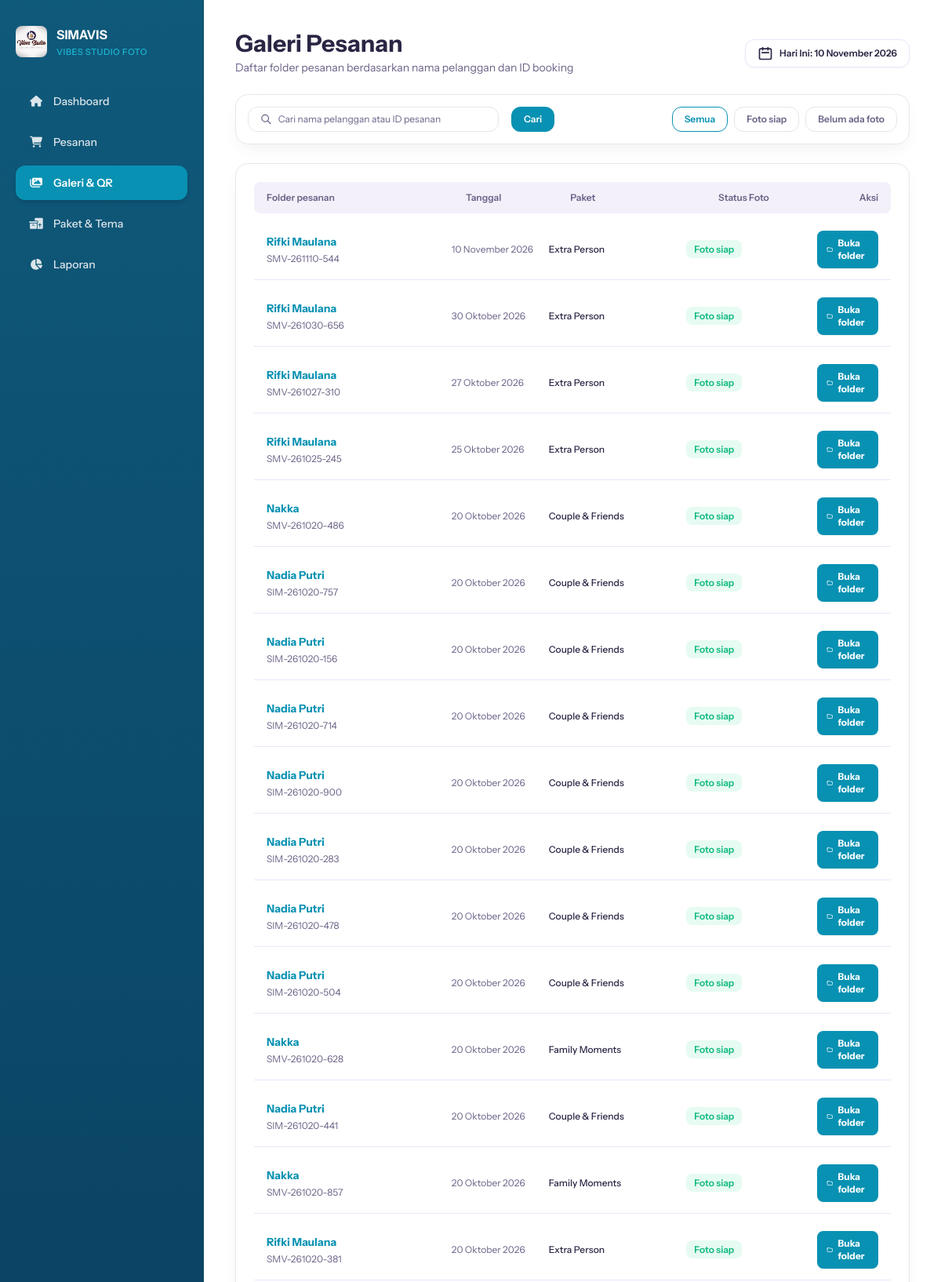
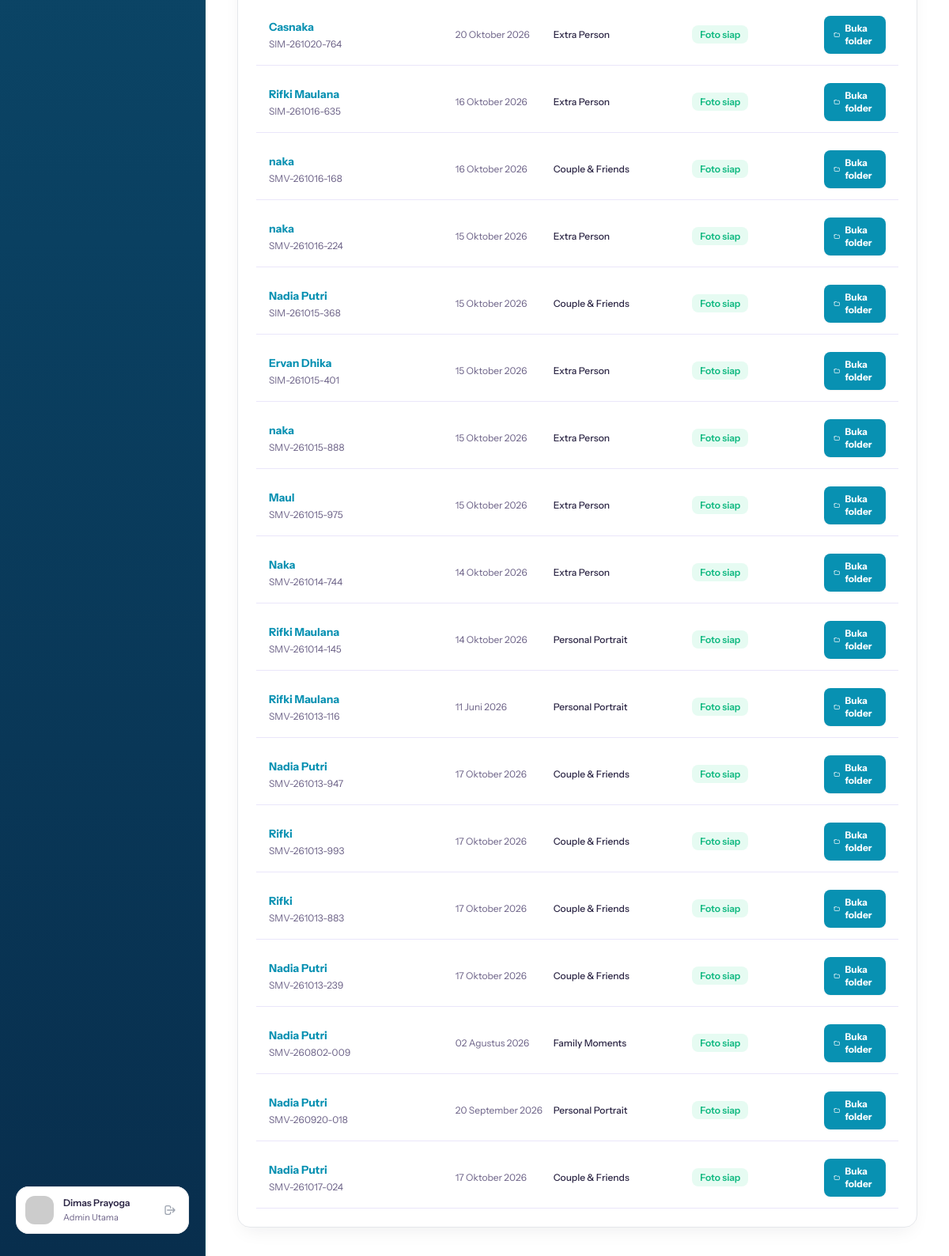
Page /staf/galeri.php on the committed database (2 pictures, top to bottom).
### tables this page shows
CREATE TABLE `booking` (
  `id` int(11) NOT NULL,
  `id_pelanggan` int(11) DEFAULT 1,
  `nama_lengkap` varchar(100) NOT NULL,
  `no_whatsapp` varchar(20) NOT NULL,
  `email` varchar(100) DEFAULT NULL,
  `jumlah_peserta` varchar(20) NOT NULL,
  `nama_paket` varchar(100) NOT NULL,
  `harga_paket` int(11) NOT NULL,
  `biaya_tambahan` int(11) DEFAULT 0,
  `total_harga` int(11) NOT NULL,
  `tanggal_sesi` date NOT NULL,
  `jam_sesi` varchar(50) NOT NULL,
  `kode_booking` varchar(50) NOT NULL,
  `status_pembayaran` varchar(50) DEFAULT 'Lunas',
  `status_sesi` enum('Mendatang','Selesai','Batal') DEFAULT 'Mendatang',
  `created_at` timestamp NOT NULL DEFAULT current_timestamp(),
  `rating` int(11) DEFAULT 0,
  `ulasan` text DEFAULT NULL
);

### staf/galeri.php (the view, shortened to what this page needs)
<?php
include '../koneksi.php';
function formatTanggalIndo($tanggal) {
    $bulan = [
        1 => 'Januari', 'Februari', 'Maret', 'April', 'Mei', 'Juni',
        'Juli', 'Agustus', 'September', 'Oktober', 'November', 'Desember'
    ];
    $split = explode('-', date('Y-m-d', strtotime($tanggal)));
    return $split[2] . ' ' . $bulan[(int)$split[1]] . ' ' . $split[0];
}
$search = isset($_GET['search']) ? mysqli_real_escape_string($conn, trim($_GET['search'])) : '';
$status_filter = isset($_GET['status']) ? $_GET['status'] : 'semua';
$query = "
    SELECT b.*,
           (SELECT COUNT(*) FROM album_foto a WHERE a.id_pelanggan = b.id_pelanggan) AS jumlah_foto_album
    FROM booking b
    WHERE 1=1
";
$query .= " ORDER BY b.id DESC";
$result = mysqli_query($conn, $query);
?>
<!DOCTYPE html>
<html lang="id">
<head>
  <link rel="stylesheet" href="https://cdnjs.cloudflare.com/ajax/libs/font-awesome/6.4.0/css/all.min.css">
  <script src="https://cdn.tailwindcss.com"></script>
</head>
<body class="bg-[#F8FAFC] flex h-screen w-screen overflow-hidden">
  <aside class="w-[260px] h-full flex-shrink-0 p-5 pt-8 pb-8 flex flex-col justify-between items-start border-r border-[#164E63]"
         style="background: linear-gradient(180deg, #0F597A 0%, #0A4061 60%, #082E4D 100%);">
    <div class="w-full flex flex-col justify-start items-start gap-8">
      <div class="flex justify-start items-center gap-3">
        <img src="../user/asset/logo.jpeg" alt="Logo SIMAVIS" class="w10 h-10 rounded-lg object-cover shadow-xs" />
        <div class="flex flex-col justify-start items-start gap-0.5">
          <div class="text-white text-base font-bold">SIMAVIS</div>
          <div class="text-[#22D3EE]/80 text-[11px] font-medium uppercase tracking-wider">Vibes Studio Foto</div>
        </div>
      </div>
      <nav class="w-full flex flex-col gap-2">
            <a href="dashboard.php" class="w-full px-4 py-3 rounded-xl flex justify-start items-center gap-3 text-white/85 hover:bg-white/10 transition-colors font-medium text-sm">
                <i class="fa-solid fa-house w-5 text-center"></i>
                <span class="flex-1">Dashboard</span>
            </a>
            <a href="pesanan.php" class="w-full px-4 py-3 rounded-xl flex justify-start items-center gap-3 text-white/85 hover:bg-white/10 transition-colors font-medium text-sm">
                <i class="fa-solid fa-cart-shopping w-5 text-center"></i>
                <span class="flex-1">Pesanan</span>
            </a>
            <a href="galeri.php" class="w-full px-4 py-3 bg-[#0891B2] rounded-xl flex justify-start items-center gap-3 text-white font-semibold text-sm shadow-md">
                <i class="fa-solid fa-images w-5 text-center"></i>
                <span class="flex-1">Galeri & QR</span>
            </a>
            <a href="paket.php" class="w-full px-4 py-3 rounded-xl flex justify-start items-center gap-3 text-white/85 hover:bg-white/10 transition-colors font-medium text-sm">
            <i class="fa-solid fa-boxes-packing w-5 text-center"></i>
            <span class="flex-1">Paket & Tema</span>
            </a>
            <a href="laporan.php" class="w-full px-4 py-3 rounded-xl flex justify-start items-center gap-3 text-white/85 hover:bg-white/10 transition-colors font-medium text-sm">
                <i class="fa-solid fa-chart-pie w-5 text-center"></i>
                <span class="flex-1">Laporan</span>
            </a>
        </nav>
    </div>
    <div class="w-full p-3 bg-white rounded-2xl outline outline-1 outline-[#E5E7EB] -outline-offset-1 flex justify-start items-center gap-3 shadow-sm">
      <img class="w-9 h-9 rounded-xl flex-shrink-0" src="https://placehold.co/36x36" alt="User Profile" />
      <div class="flex-1 flex flex-col justify-start items-start gap-0.5 min-w-0">
        <div class="text-[#2B2544] text-xs font-semibold truncate w-full"><?= htmlspecialchars($_SESSION['nama_staf'] ?? 'Dimas Prayoga'); ?></div>
        <div class="text-[#6C6287] text-[11px] font-normal truncate w-full">Admin Utama</div>
      </div>
      <a href="login.php" title="Keluar" class="p-1 text-gray-400 hover:text-red-500 transition-colors">
        <svg xmlns="http://www.w3.org/2000/svg" class="w-4 h-4" fill="none" viewBox="0 0 24 24" stroke="currentColor">
          <path stroke-linecap="round" stroke-linejoin="round" stroke-width="2" d="M17 16l4-4m0 0l-4-4m4 4H7m6 4v1a3 3 0 01-3 3H6a3 3 0 01-3-3V7a3 3 0 013-3h4a3 3 0 013 3v1" />
        </svg>
      </a>
    </div>
  </aside>
  <main class="flex-1 h-full flex flex-col min-w-0 overflow-hidden bg-white">
    <div class="flex-1 overflow-y-auto p-8 lg:p-10 flex flex-col gap-6 custom-scrollbar">
      <div class="flex justify-between items-center w-full">
        <div class="flex flex-col gap-1">
          <h1 class="text-[#2B2544] text-2xl lg:text-[30px] font-bold">Galeri Pesanan</h1>
          <p class="text-[#6C6287] text-sm font-normal">Daftar folder pesanan berdasarkan nama pelanggan dan ID booking</p>
        </div>
        <div class="flex items-center gap-3">
          <div class="px-4 py-2 bg-white shadow-sm rounded-xl outline outline-1 outline-[#EAE6FA] -outline-offset-1 flex items-center gap-2">
            <svg class="w-5 h-5 text-[#2B2544] shrink-0" fill="none" viewBox="0 0 24 24" stroke="currentColor">
                <path stroke-linecap="round" stroke-linejoin="round" stroke-width="2" d="M8 7V3m8 4V3m-9 8h10M5 21h14a2 2 0 002-2V7a2 2 0 00-2-2H5a2 2 0 00-2 2v12a2 2 0 002 2z"/>
            </svg>
            <span class="text-[#2B2544] text-xs font-semibold">Hari Ini: <?= formatTanggalIndo(date('Y-m-d')); ?></span>
          </div>
        </div>
      </div>
      <form method="GET" action="" class="p-4 bg-white shadow-[0px_10px_24px_-8px_rgba(15,23,42,0.08)] rounded-2xl outline outline-1 outline-[#E5E7EB] -outline-offset-1 flex flex-wrap justify-between items-center gap-4">
        <div class="flex items-center gap-4 flex-wrap">
          <div class="w-[320px] px-4 py-2 bg-white rounded-xl outline outline-1 outline-[#E5E7EB] -outline-offset-1 flex items-center gap-2">
            <svg class="w-4 h-4 text-[#6C6287]" fill="none" viewBox="0 0 24 24" stroke="currentColor"><path stroke-linecap="round" stroke-linejoin="round" stroke-width="2" d="M21 21l-6-6m2-5a7 7 0 11-14 0 7 7 0 0114 0z"/></svg>
            <input type="text" name="search" value="<?= htmlspecialchars($search); ?>" placeholder="Cari nama pelanggan atau ID pesanan" class="w-full text-xs text-[#2B2544] placeholder-[#6C6287] bg-transparent focus:outline-none" />
          </div>
          <button type="submit" class="px-4 py-2 bg-[#0891B2] text-white font-semibold text-xs rounded-xl shadow-sm hover:bg-[#06748f] transition-colors">
            Cari
          </button>
        </div>
        <div class="flex items-center gap-2">
          <a href="galeri.php?status=semua<?= !empty($search) ? '&search=' . urlencode($search) : ''; ?>"
             class="px-4 py-2 <?= ($status_filter === 'semua') ? 'bg-[#0891B2]/13 text-[#0891B2] outline-[#0891B2]' : 'bg-white text-[#6C6287] outline-[#E5E7EB] hover:bg-gray-50'; ?> font-semibold text-xs rounded-xl outline outline-1 -outline-offset-1 transition-colors">
             Semua
          </a>
          <a href="galeri.php?status=siap<?= !empty($search) ? '&search=' . urlencode($search) : ''; ?>"
             class="px-4 py-2 <?= ($status_filter === 'siap') ? 'bg-[#0891B2]/13 text-[#0891B2] outline-[#0891B2]' : 'bg-white text-[#6C6287] outline-[#E5E7EB] hover:bg-gray-50'; ?> font-semibold text-xs rounded-xl outline outline-1 -outline-offset-1 transition-colors">
             Foto siap
          </a>
          <a href="galeri.php?status=belum<?= !empty($search) ? '&search=' . urlencode($search) : ''; ?>"
             class="px-4 py-2 <?= ($status_filter === 'belum') ? 'bg-[#0891B2]/13 text-[#0891B2] outline-[#0891B2]' : 'bg-white text-[#6C6287] outline-[#E5E7EB] hover:bg-gray-50'; ?> font-semibold text-xs rounded-xl outline outline-1 -outline-offset-1 transition-colors">
             Belum ada foto
          </a>
        </div>
      </form>
      <div class="p-6 bg-white shadow-[0px_10px_24px_-8px_rgba(15,23,42,0.08)] rounded-2xl outline outline-1 outline-[#E5E7EB] -outline-offset-1 flex flex-col gap-2">
        <div class="px-4 py-3 bg-[#F3F0FA] rounded-lg flex items-center gap-3 text-xs font-semibold text-[#6C6287]">
          <div class="w-[260px]">Folder pesanan</div>
          <div class="w-[130px]">Tanggal</div>
          <div class="w-[190px]">Paket</div>
          <div class="w-[180px]">Status Foto</div>
          <div class="flex-1 text-right">Aksi</div>
        </div>
        <?php if ($result && mysqli_num_rows($result) > 0) :
            while ($row = mysqli_fetch_assoc($result)) :
                $is_foto_ready = ($row['jumlah_foto_album'] > 0 || $row['status_sesi'] === 'Selesai');
        ?>
        <div class="px-4 py-3.5 border-b border-[#EAE6FA] hover:bg-[#F8FBFF] transition-colors flex items-center gap-3 text-xs">
          <div class="w-[260px] flex flex-col gap-1">
            <span class="font-bold text-[#0891B2] text-sm"><?= htmlspecialchars($row['nama_lengkap'] ?? 'Pelanggan'); ?></span>
            <span class="text-[#6C6287] text-[12px]"><?= htmlspecialchars($row['kode_booking']); ?></span>
          </div>
          <div class="w-[130px] text-[#6C6287]"><?= formatTanggalIndo($row['tanggal_sesi']); ?></div>
          <div class="w-[190px] text-[#2B2544] font-medium"><?= htmlspecialchars($row['nama_paket'] ?? '-'); ?></div>
          <div class="w-[180px]">
            <?php if ($is_foto_ready) : ?>
              <span class="px-2.5 py-1 bg-[#E6FBF2] text-[#10B981] font-semibold rounded-lg text-[12px]">Foto siap</span>
            <?php else : ?>
              <span class="px-2.5 py-1 bg-[#F3F0FA] text-[#6C6287] font-semibold rounded-lg text-[12px]">Belum ada foto</span>
            <?php endif; ?>
          </div>
          <div class="flex-1 flex justify-end">
            <a href="UnggahFoto.php?id_booking=<?= $row['id']; ?>" class="px-3 py-2 bg-[#0891B2] hover:bg-[#06748f] transition-colors text-white font-bold text-xs rounded-lg flex items-center gap-1.5 shadow-sm">
              <svg class="w-3.5 h-3.5" fill="none" viewBox="0 0 24 24" stroke="currentColor"><path stroke-linecap="round" stroke-linejoin="round" stroke-width="2" d="M3 7v10a2 2 0 002 2h14a2 2 0 002-2V9a2 2 0 00-2-2h-6l-2-2H5a2 2 0 00-2 2z"/></svg>
              <span>Buka folder</span>
            </a>
          </div>
        </div>
        <?php endwhile;
        else : ?>
        <div class="p-8 text-center text-xs text-[#6C6287]">
          Tidak ada folder pesanan yang ditemukan.
        </div>
        <?php endif; ?>
      </div>
    </div>
  </main>
</body>
</html>

### staf/galeri.php (style rules this page uses)
body { font-family: 'Instrument Sans', sans-serif; }

### rows in the picture
booking: nama_lengkap "Rifki Maulana", kode_booking "SMV-261110-544", tanggal_sesi "10 November 2026", nama_paket "Extra Person"
booking: nama_lengkap "Rifki Maulana", kode_booking "SMV-261030-656", tanggal_sesi "30 Oktober 2026", nama_paket "Extra Person"
booking: nama_lengkap "Rifki Maulana", kode_booking "SMV-261027-310", tanggal_sesi "27 Oktober 2026", nama_paket "Extra Person"
booking: nama_lengkap "Rifki Maulana", kode_booking "SMV-261025-245", tanggal_sesi "25 Oktober 2026", nama_paket "Extra Person"
booking: nama_lengkap "Nakka", kode_booking "SMV-261020-486", tanggal_sesi "20 Oktober 2026", nama_paket "Couple & Friends"
booking: nama_lengkap "Nadia Putri", kode_booking "SIM-261020-757", tanggal_sesi "20 Oktober 2026", nama_paket "Couple & Friends"
booking: nama_lengkap "Nadia Putri", kode_booking "SIM-261020-156", tanggal_sesi "20 Oktober 2026", nama_paket "Couple & Friends"
booking: nama_lengkap "Nadia Putri", kode_booking "SIM-261020-714", tanggal_sesi "20 Oktober 2026", nama_paket "Couple & Friends"
booking: nama_lengkap "Nadia Putri", kode_booking "SIM-261020-900", tanggal_sesi "20 Oktober 2026", nama_paket "Couple & Friends"
booking: nama_lengkap "Nadia Putri", kode_booking "SIM-261020-283", tanggal_sesi "20 Oktober 2026", nama_paket "Couple & Friends"
booking: nama_lengkap "Nadia Putri", kode_booking "SIM-261020-478", tanggal_sesi "20 Oktober 2026", nama_paket "Couple & Friends"
booking: nama_lengkap "Nadia Putri", kode_booking "SIM-261020-504", tanggal_sesi "20 Oktober 2026", nama_paket "Couple & Friends"
booking: nama_lengkap "Nakka", kode_booking "SMV-261020-628", tanggal_sesi "20 Oktober 2026", nama_paket "Family Moments"
booking: nama_lengkap "Nadia Putri", kode_booking "SIM-261020-441", tanggal_sesi "20 Oktober 2026", nama_paket "Couple & Friends"
booking: nama_lengkap "Nakka", kode_booking "SMV-261020-857", tanggal_sesi "20 Oktober 2026", nama_paket "Family Moments"
booking: nama_lengkap "Rifki Maulana", kode_booking "SMV-261020-381", tanggal_sesi "20 Oktober 2026", nama_paket "Extra Person"
booking: nama_lengkap "Casnaka", kode_booking "SIM-261020-764", tanggal_sesi "20 Oktober 2026", nama_paket "Extra Person"
booking: nama_lengkap "Rifki Maulana", kode_booking "SIM-261016-635", tanggal_sesi "16 Oktober 2026", nama_paket "Extra Person"
booking: nama_lengkap "naka", kode_booking "SMV-261016-168", tanggal_sesi "16 Oktober 2026", nama_paket "Couple & Friends"
booking: nama_lengkap "naka", kode_booking "SMV-261016-224", tanggal_sesi "15 Oktober 2026", nama_paket "Extra Person"
booking: nama_lengkap "Nadia Putri", kode_booking "SIM-261015-368", tanggal_sesi "15 Oktober 2026", nama_paket "Couple & Friends"
booking: nama_lengkap "Ervan Dhika", kode_booking "SIM-261015-401", tanggal_sesi "15 Oktober 2026", nama_paket "Extra Person"
booking: nama_lengkap "naka", kode_booking "SMV-261015-888", tanggal_sesi "15 Oktober 2026", nama_paket "Extra Person"
booking: nama_lengkap "Maul", kode_booking "SMV-261015-975", tanggal_sesi "15 Oktober 2026", nama_paket "Extra Person"
booking: nama_lengkap "Naka", kode_booking "SMV-261014-744", tanggal_sesi "14 Oktober 2026", nama_paket "Extra Person"
booking: nama_lengkap "Rifki Maulana", kode_booking "SMV-261014-145", tanggal_sesi "14 Oktober 2026", nama_paket "Personal Portrait"
booking: nama_lengkap "Rifki Maulana", kode_booking "SMV-261013-116", tanggal_sesi "11 Juni 2026", nama_paket "Personal Portrait"
booking: nama_lengkap "Nadia Putri", kode_booking "SMV-261013-947", tanggal_sesi "17 Oktober 2026", nama_paket "Couple & Friends"
booking: nama_lengkap "Rifki", kode_booking "SMV-261013-993", tanggal_sesi "17 Oktober 2026", nama_paket "Couple & Friends"
booking: nama_lengkap "Rifki", kode_booking "SMV-261013-883", tanggal_sesi "17 Oktober 2026", nama_paket "Couple & Friends"
booking: nama_lengkap "Nadia Putri", kode_booking "SMV-261013-239", tanggal_sesi "17 Oktober 2026", nama_paket "Couple & Friends"
booking: nama_lengkap "Nadia Putri", kode_booking "SMV-260802-009", tanggal_sesi "02 Agustus 2026", nama_paket "Family Moments"
booking: nama_lengkap "Nadia Putri", kode_booking "SMV-260920-018", tanggal_sesi "20 September 2026", nama_paket "Personal Portrait"
booking: nama_lengkap "Nadia Putri", kode_booking "SMV-261017-024", tanggal_sesi "17 Oktober 2026", nama_paket "Couple & Friends"

### other values in the picture
$_SESSION['nama_staf'] "Dimas Prayoga"
